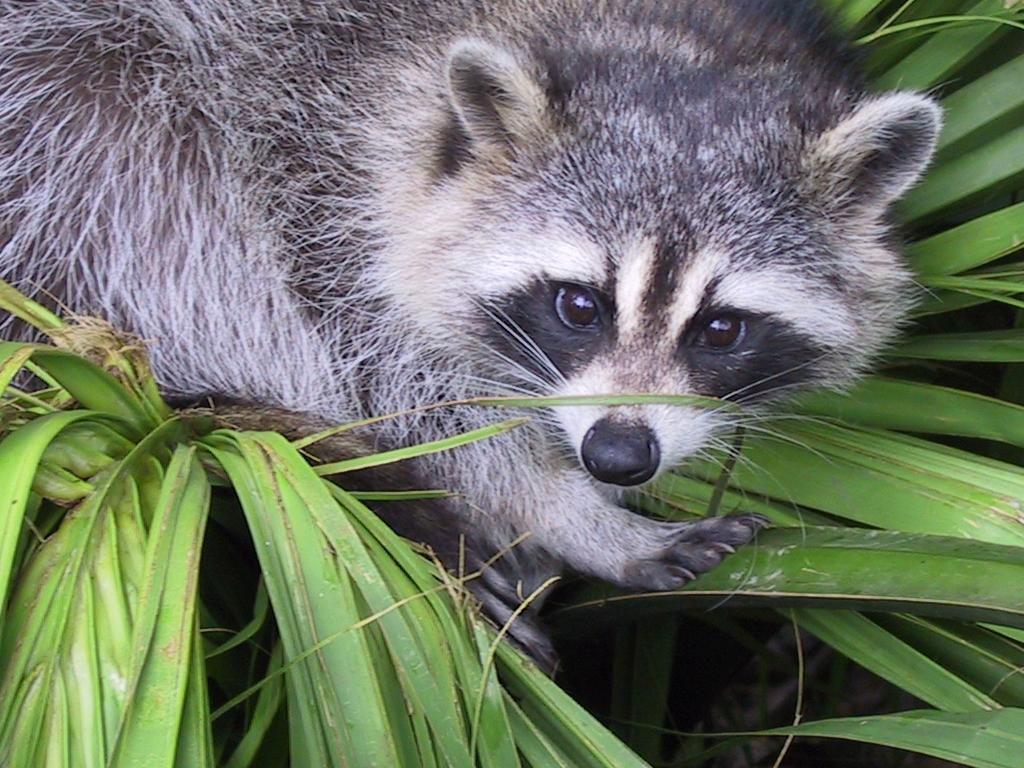
#> input picture Python_1_Array/ex04/animal.jpeg, 1024 x 768 px
$ python rotate.py
#> lines starting #> are read from the running program, lines starting #| are printed output that depends on the picture; after the words box and inside, x2 and y2 are one past the last pixel; in counts of white or black regions, pixels touching at a corner belong together
### Python_1_Array/ex04/load_image.py
import numpy as np
import cv2 #OpenCV to manipulate images as arrays

class FileNotFound(Exception):
	pass


def ft_load(path: str) -> np.ndarray:
#> called with path = 'animal.jpeg'
	try:
		img = cv2.imread(path)
#> img is the input picture: shape (768, 1024, 3); mean B, G, R 102.1, 117.7, 110.7
		if img is None:
			raise FileNotFound(f"The specified {path} file was not found or image is empty")
		img_rgb = cv2.cvtColor(img, cv2.COLOR_BGR2RGB)
		img_arr = np.array(img_rgb)
		return (img_arr)
	except FileNotFound as e:
		raise e
	except ValueError as e:
		raise e
	except Exception as e:
		raise Exception(f"Unexpected error: {e}")


# cv2.imshow("Image", img)
# cv2.waitKey(0)  # Wait indefinitely until a key is pressed
# cv2.destroyAllWindows()  # Close the window

### Python_1_Array/ex04/rotate.py
from load_image import ft_load
import numpy as np
import cv2

def rotate_image_left(image):
    height, width = image.shape
    rotated_image = np.zeros((width, height), dtype=image.dtype)

    for i in range(height):
        for j in range(width):
            rotated_image[width - j - 1, i] = image[i, j]
    return rotated_image

def	ft_rotate(path):
    try:
        np_new_obj = ft_load(path)
        # print(f"The shape of image is: {np_new_obj.shape}")
        # print(np_new_obj)
    except Exception as e:
        print(f"Error loading image: {e}")
        return
    try:
        zoomed_obj = np_new_obj[100:500, 450:850]
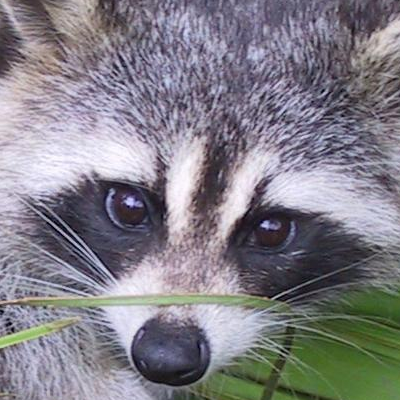
#> zoomed_obj: shape (400, 400, 3); mean R, G, B 129.9, 127, 135.2
        bgr_zoomed_obj = cv2.cvtColor(zoomed_obj, cv2.COLOR_RGB2BGR)
        grayscale_obj = cv2.cvtColor(bgr_zoomed_obj, cv2.COLOR_BGR2GRAY) #returns 2d arr
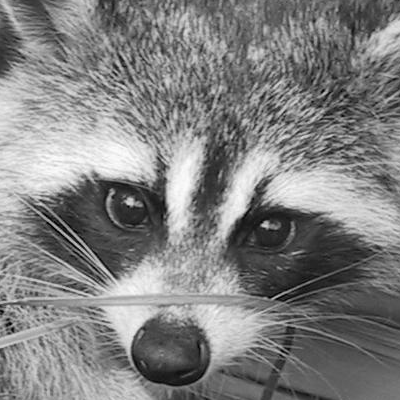
#> grayscale_obj: shape (400, 400); min 0, max 253, mean 128.8
        rotated_obj = rotate_image_left(grayscale_obj)
#> after the loop in rotate_image_left, `for i in range(height):`:
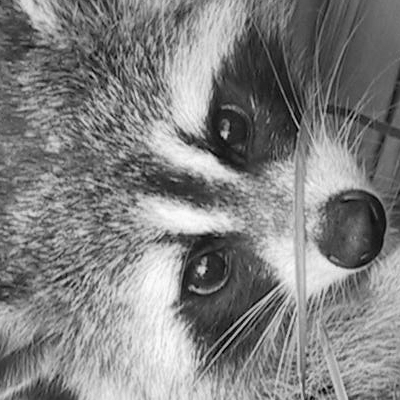
#> rotated_image: shape (400, 400); min 0, max 253, mean 128.8
        grayscale_obj_3d = np.expand_dims(grayscale_obj, axis=-1) #converts into 3darr, adds 1 as a third dimension
        print(f"The shape of image is: {grayscale_obj_3d.shape} or ({grayscale_obj_3d.shape[0]}, {grayscale_obj_3d.shape[1]})")
#| The shape of image is: (400, 400, 1) or (400, 400)
        print(grayscale_obj_3d)
#> (printed output is left out)
        print(f"New shape after Transpose: {rotated_obj.shape}")
#| New shape after Transpose: (400, 400)
        print(rotated_obj)
#> (printed output is left out)
    except Exception as e:
        print(f"Error processing image: {e}")
        return

    try:
        # Create a blank canvas larger than the image to include space for axes
        width, height = rotated_obj.shape
#> width = 400; height = 400
        canvas_height = height + 60  #space for the x-axis
#> canvas_height = 460
        canvas_width = width + 50   #space for the y-axis
#> canvas_width = 450
        canvas = np.ones((canvas_height, canvas_width), dtype=np.uint8) * 255 #2d arr filled with 1 * 255 (white background)

        canvas[10:10 + height, 50:50 + width] = rotated_obj  #placing image at certain row/column
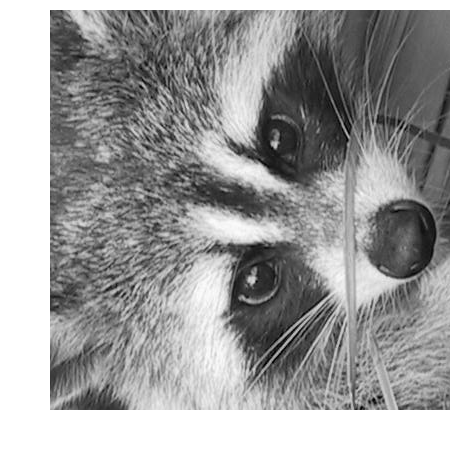
#> canvas: shape (460, 450); min 0, max 255, mean 157.5

        cv2.line(canvas, (50, 10 + height), (50 + width, 10 + height), (0, 0, 0), 2)  #x-axis
        cv2.line(canvas, (49, 10), (49, 10 + height), (0, 0, 0), 2) #y-axis line
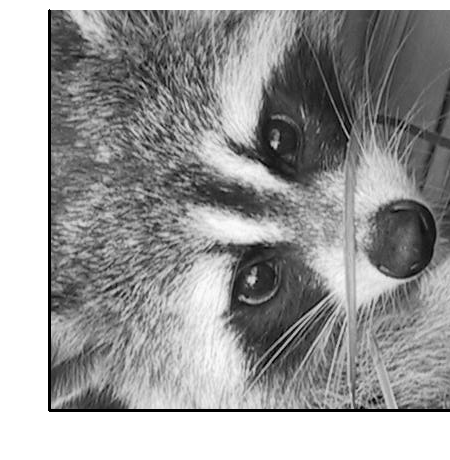
#> canvas: shape (460, 450); min 0, max 255, mean 155

        for x in range(0, 351, 50):
            cv2.line(canvas, (50 + x, 10 + height), (50 + x, 10 + height + 5), (0, 0, 0), 1) #drawing delimeters
            cv2.putText(canvas, str(x), (50 + x - 10, height + 30), cv2.FONT_HERSHEY_SIMPLEX, 0.5, (0, 0, 0), 1) #drawing numbers
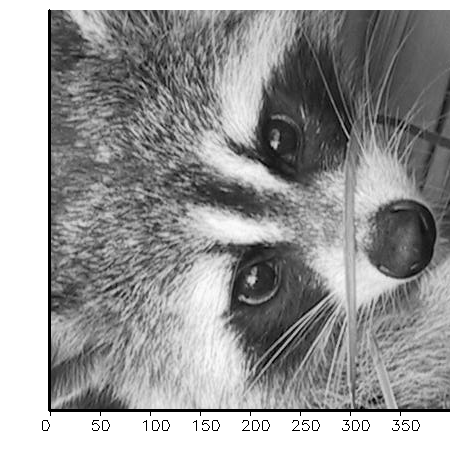
#> canvas: shape (460, 450); 0.28% of pixels changed, all inside (x1, y1, x2, y2) = (42, 412, 420, 431)

        for y in range(0, 351, 50):
            cv2.line(canvas, (45, 10 + y), (49, 10 + y), (0, 0, 0), 1)
            cv2.putText(canvas, str(y), (10, y + 15), cv2.FONT_HERSHEY_SIMPLEX, 0.5, (0, 0, 0), 1)
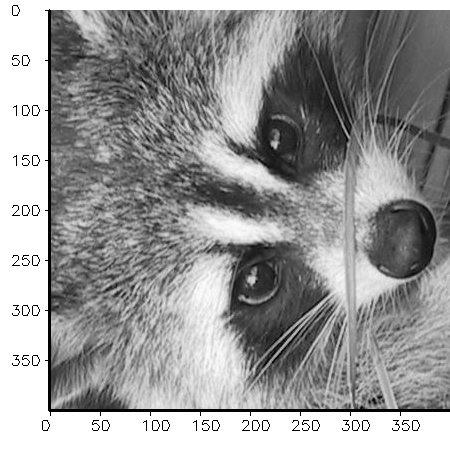
#> canvas: shape (460, 450); 0.27% of pixels changed, all inside (x1, y1, x2, y2) = (12, 5, 48, 366)

        cv2.imshow("Image", canvas)
        cv2.waitKey(0)  #waits indefinitely until a key is pressed
        cv2.destroyAllWindows()
    except Exception as e:
        print(f"Error creating canvas or displaying canvas: {e}")
        return

def main():
    try:
        ft_rotate("animal.jpeg")
    except Exception as e:
        print(f"Unexpected error: {e}")


if __name__ == "__main__":
    main()
